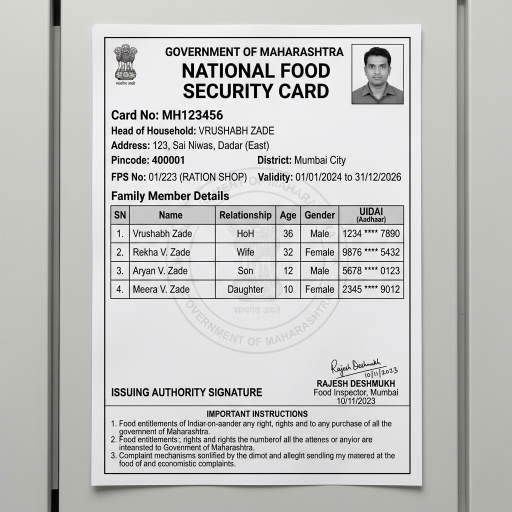
#> input picture sample_documents/ration_card_sample.png, 1024 x 1024 px (shown at 1/2 size)
$ python -i preprocessing.py   (imports and definitions only)
#> lines starting #> are read from the running program, lines starting #| are printed output that depends on the picture; after the words box and inside, x2 and y2 are one past the last pixel; in counts of white or black regions, pixels touching at a corner belong together
import cv2
import numpy as np
import base64
import logging
from typing import Tuple

logger = logging.getLogger(__name__)

def get_skew_angle(gray_img: np.ndarray) -> float:
    """
    Estimates the skew angle of the document image.
    Uses OTSU thresholding, dilation to connect text elements,
    and contour minAreaRect analysis.
    """
    try:
        # Threshold the image (OTSU binarization on inverted image)
        _, thresh = cv2.threshold(gray_img, 0, 255, cv2.THRESH_BINARY_INV + cv2.THRESH_OTSU)
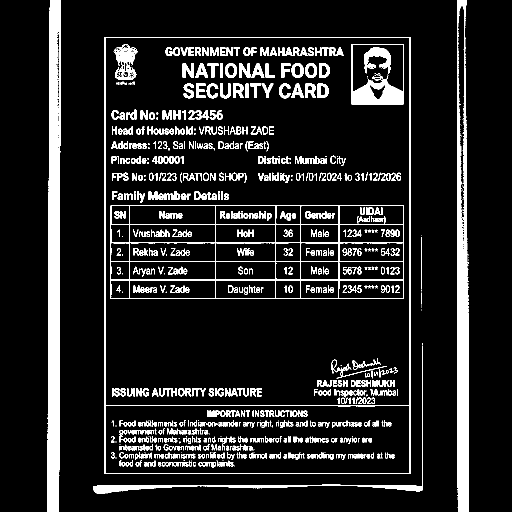
#> thresh: shape (1024, 1024) (shown at 1/2 size); 11.2% white; 927 white regions (177 under 20 px), largest, box (x1, y1, x2, y2) and area: (95, 0, 122, 1024) 22734, (914, 0, 938, 1024) 16983, (221, 411, 808, 598) 7592

        # Dilate horizontally to connect letters/words into text lines
        kernel = cv2.getStructuringElement(cv2.MORPH_RECT, (30, 5))
        dilated = cv2.dilate(thresh, kernel, iterations=2)
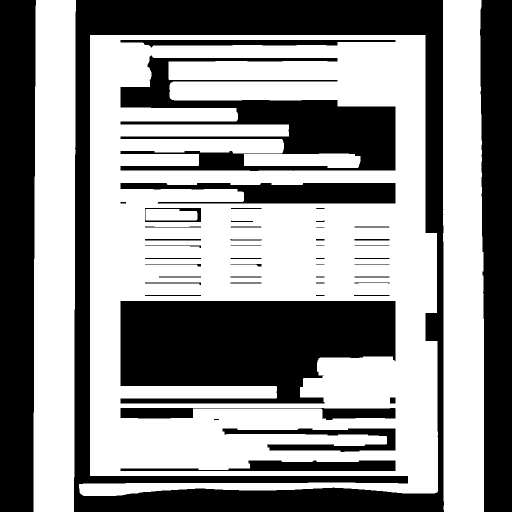
#> dilated: shape (1024, 1024) (shown at 1/2 size); 56.5% white; 49 black regions (3 under 20 px)

        # Find contours
        contours, _ = cv2.findContours(dilated, cv2.RETR_LIST, cv2.CHAIN_APPROX_SIMPLE)
#> contours = 51 contours; largest, box (x1, y1, x2, y2) and area: (158, 70, 876, 992) 612313, (240, 601, 792, 808) 90590, (67, 0, 152, 1024) 81864, (886, 0, 968, 1024) 79429, (240, 110, 792, 343) 59462

        angles = []
        for c in contours:
            # Filter out very small noise contours
            if cv2.contourArea(c) < 100:
                continue

            rect = cv2.minAreaRect(c)
            angle = rect[-1]

            # minAreaRect angle rules vary by OpenCV version.
            # We normalize angle to the range [-45, 45] degrees.
            if angle < -45:
                angle = -(90 + angle)
            elif angle > 45:
                angle = 90 - angle

            # Exclude extreme angles (they are probably vertical margins or noise)
            if abs(angle) > 0.1 and abs(angle) < 40.0:
                angles.append(angle)
#> this loop made 51 passes
#> (rect, angle) on passes 1, 2, 4, 5, 6, 7, 9, 10, 12, 13, 14, 16: (((515.5, 931), (22, 551), -90), 0), (((617.5, 880), (48, 347), -90), 0), (((515.5, 827.5), (25, 551), -90), 0), (((785, 800.5), (13, 12), -90), 0), (((515.5, 704), (206, 551), -90), 0), (((743, 590.5), (3, 72), -90), 0), (((345.5, 590.5), (3, 113), -90), 0), (((743.5, 565.5), (3, 71), -90), 0), (((491.5, 565.5), (3, 63), -90), 0), (((345.5, 567), (6, 113), -90), 0), (((743.5, 553.5), (3, 71), -90), 0), (((491.5, 553.5), (3, 63), -90), 0)
#> after the loop, angles = [-0.221, -0.107, -0.184]

        if not angles:
            return 0.0

        # Use median angle to avoid outliers
        median_angle = float(np.median(angles))
#> median_angle = -0.184
        logger.info(f"Estimated skew angle: {median_angle:.2f} degrees")
        return median_angle
    except Exception as e:
        logger.warning(f"Error estimating skew angle: {e}. Defaulting to 0.0.")
        return 0.0

# [91 lines left out: functions rotate_image, preprocess_image, not called in this run]

>>> import cv2
>>> picture = cv2.imread('../../sample_documents/ration_card_sample.png', cv2.IMREAD_GRAYSCALE)
>>> result = get_skew_angle(picture)
#> result = -0.184
